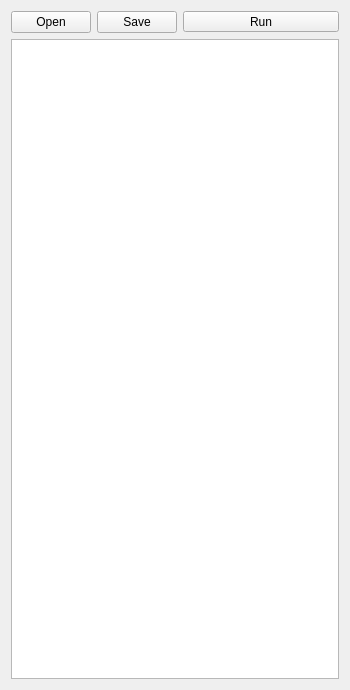
<?xml version="1.0" encoding="UTF-8"?>
<ui version="4.0">
 <class>LuaScript</class>
 <widget class="QWidget" name="LuaScript">
  <property name="geometry">
   <rect>
    <x>0</x>
    <y>0</y>
    <width>350</width>
    <height>690</height>
   </rect>
  </property>
  <property name="sizePolicy">
   <sizepolicy hsizetype="Preferred" vsizetype="Preferred">
    <horstretch>0</horstretch>
    <verstretch>0</verstretch>
   </sizepolicy>
  </property>
  <property name="windowTitle">
   <string>Lua Script</string>
  </property>
  <layout class="QVBoxLayout" name="verticalLayout">
   <item>
    <layout class="QHBoxLayout" name="horizontalLayout">
     <item>
      <widget class="QPushButton" name="open">
       <property name="text">
        <string>Open</string>
       </property>
      </widget>
     </item>
     <item>
      <widget class="QPushButton" name="save">
       <property name="text">
        <string>Save</string>
       </property>
      </widget>
     </item>
     <item>
      <widget class="QToolButton" name="luaRun">
       <property name="sizePolicy">
        <sizepolicy hsizetype="Expanding" vsizetype="Fixed">
         <horstretch>0</horstretch>
         <verstretch>0</verstretch>
        </sizepolicy>
       </property>
       <property name="text">
        <string>Run</string>
       </property>
      </widget>
     </item>
    </layout>
   </item>
   <item>
    <widget class="QPlainTextEdit" name="luaInput"/>
   </item>
  </layout>
 </widget>
 <resources/>
 <connections/>
</ui>
